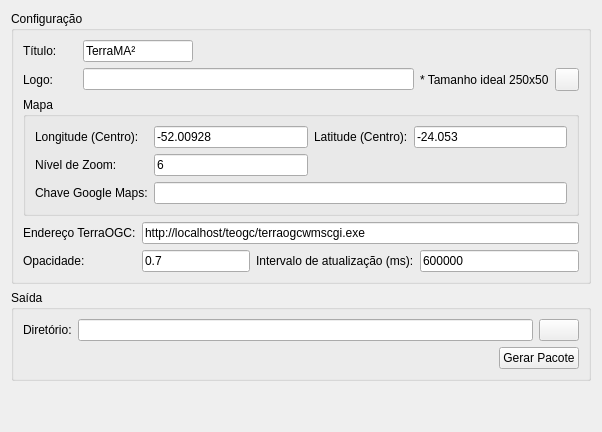
          <widget class="QWidget" name="webTab">
           <attribute name="title">
            <string>AlertasWEB</string>
           </attribute>
           <layout class="QVBoxLayout" name="verticalLayout">
            <item>
             <widget class="QGroupBox" name="groupBox_4">
              <property name="title">
               <string>Configuração</string>
              </property>
              <layout class="QGridLayout" name="gridLayout_3">
               <item row="0" column="0">
                <widget class="QLabel" name="label_56">
                 <property name="text">
                  <string>Título:</string>
                 </property>
                </widget>
               </item>
               <item row="0" column="1" colspan="2">
                <widget class="QLineEdit" name="webTitleLed">
                 <property name="text">
                  <string>TerraMA²</string>
                 </property>
                </widget>
               </item>
               <item row="0" column="3" colspan="4">
                <spacer name="horizontalSpacer_3">
                 <property name="orientation">
                  <enum>Qt::Horizontal</enum>
                 </property>
                 <property name="sizeHint" stdset="0">
                  <size>
                   <width>346</width>
                   <height>20</height>
                  </size>
                 </property>
                </spacer>
               </item>
               <item row="1" column="0">
                <widget class="QLabel" name="label_61">
                 <property name="text">
                  <string>Logo:</string>
                 </property>
                </widget>
               </item>
               <item row="1" column="1" colspan="4">
                <widget class="QLineEdit" name="webLogoLed"/>
               </item>
               <item row="1" column="5">
                <widget class="QLabel" name="label_62">
                 <property name="text">
                  <string>* Tamanho ideal 250x50</string>
                 </property>
                </widget>
               </item>
               <item row="1" column="6">
                <widget class="QToolButton" name="selectLogoBtn">
                 <property name="text">
                  <string/>
                 </property>
                 <property name="icon">
                  <iconset resource="icons.qrc">
                   <normaloff>:/global/icons/open.png</normaloff>:/global/icons/open.png</iconset>
                 </property>
                </widget>
               </item>
               <item row="2" column="0" colspan="7">
                <widget class="QGroupBox" name="groupBox_5">
                 <property name="title">
                  <string>Mapa</string>
                 </property>
                 <layout class="QGridLayout" name="gridLayout_2">
                  <item row="0" column="0">
                   <widget class="QLabel" name="label_51">
                    <property name="text">
                     <string>Longitude (Centro):</string>
                    </property>
                   </widget>
                  </item>
                  <item row="0" column="1">
                   <widget class="QLineEdit" name="webLongitudeLed">
                    <property name="text">
                     <string>-52.00928</string>
                    </property>
                   </widget>
                  </item>
                  <item row="0" column="2">
                   <widget class="QLabel" name="label_52">
                    <property name="text">
                     <string>Latitude (Centro):</string>
                    </property>
                   </widget>
                  </item>
                  <item row="0" column="3">
                   <widget class="QLineEdit" name="webLatitudeLed">
                    <property name="text">
                     <string>-24.053</string>
                    </property>
                   </widget>
                  </item>
                  <item row="1" column="0">
                   <widget class="QLabel" name="label_53">
                    <property name="text">
                     <string>Nível de Zoom:</string>
                    </property>
                   </widget>
                  </item>
                  <item row="1" column="1">
                   <widget class="QLineEdit" name="webZoomLed">
                    <property name="text">
                     <string>6</string>
                    </property>
                   </widget>
                  </item>
                  <item row="2" column="0">
                   <widget class="QLabel" name="label_55">
                    <property name="text">
                     <string>Chave Google Maps:</string>
                    </property>
                   </widget>
                  </item>
                  <item row="2" column="1" colspan="3">
                   <widget class="QLineEdit" name="webGoogleLed">
                    <property name="text">
                     <string/>
                    </property>
                   </widget>
                  </item>
                 </layout>
                </widget>
               </item>
               <item row="3" column="0" colspan="2">
                <widget class="QLabel" name="label_57">
                 <property name="text">
                  <string>Endereço TerraOGC:</string>
                 </property>
                </widget>
               </item>
               <item row="3" column="2" colspan="5">
                <widget class="QLineEdit" name="webTerraOGCLed">
                 <property name="text">
                  <string>http://localhost/teogc/terraogcwmscgi.exe</string>
                 </property>
                </widget>
               </item>
               <item row="4" column="0" colspan="2">
                <widget class="QLabel" name="label_58">
                 <property name="text">
                  <string>Opacidade:</string>
                 </property>
                </widget>
               </item>
               <item row="4" column="2" colspan="2">
                <widget class="QLineEdit" name="webOpacityLed">
                 <property name="text">
                  <string>0.7</string>
                 </property>
                </widget>
               </item>
               <item row="4" column="4">
                <widget class="QLabel" name="label_59">
                 <property name="text">
                  <string>Intervalo de atualização (ms):</string>
                 </property>
                </widget>
               </item>
               <item row="4" column="5" colspan="2">
                <widget class="QLineEdit" name="webIntervalLed">
                 <property name="text">
                  <string>600000</string>
                 </property>
                </widget>
               </item>
              </layout>
             </widget>
            </item>
            <item>
             <widget class="QGroupBox" name="groupBox_6">
              <property name="title">
               <string>Saída</string>
              </property>
              <layout class="QGridLayout" name="gridLayout_4">
               <item row="0" column="0">
                <widget class="QLabel" name="label_60">
                 <property name="text">
                  <string>Diretório:</string>
                 </property>
                </widget>
               </item>
               <item row="0" column="1">
                <widget class="QLineEdit" name="webOutputLed">
                 <property name="text">
                  <string/>
                 </property>
                </widget>
               </item>
               <item row="0" column="2">
                <widget class="QPushButton" name="selectDirectoryBtn">
                 <property name="text">
                  <string/>
                 </property>
                 <property name="icon">
                  <iconset resource="icons.qrc">
                   <normaloff>:/global/icons/open.png</normaloff>:/global/icons/open.png</iconset>
                 </property>
                </widget>
               </item>
               <item row="1" column="0" colspan="3">
                <layout class="QHBoxLayout" name="horizontalLayout">
                 <item>
                  <spacer name="horizontalSpacer_2">
                   <property name="orientation">
                    <enum>Qt::Horizontal</enum>
                   </property>
                   <property name="sizeHint" stdset="0">
                    <size>
                     <width>40</width>
                     <height>20</height>
                    </size>
                   </property>
                  </spacer>
                 </item>
                 <item>
                  <widget class="QPushButton" name="generatePackageBtn">
                   <property name="text">
                    <string>Gerar Pacote</string>
                   </property>
                   <property name="icon">
                    <iconset resource="icons.qrc">
                     <normaloff>:/global/icons/package.png</normaloff>:/global/icons/package.png</iconset>
                   </property>
                  </widget>
                 </item>
                </layout>
               </item>
              </layout>
             </widget>
            </item>
            <item>
             <spacer name="verticalSpacer_2">
              <property name="orientation">
               <enum>Qt::Vertical</enum>
              </property>
              <property name="sizeHint" stdset="0">
               <size>
                <width>20</width>
                <height>40</height>
               </size>
              </property>
             </spacer>
            </item>
           </layout>
          </widget>
